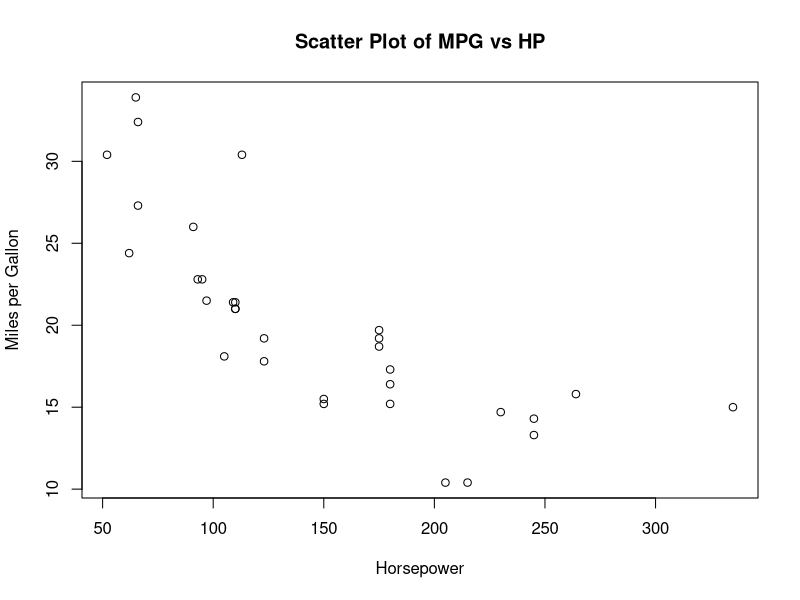

The R source for this figure:
data(mtcars)
plot(mtcars$hp, mtcars$mpg, xlab = "Horsepower", ylab = "Miles per Gallon", main = "Scatter Plot of MPG vs HP")